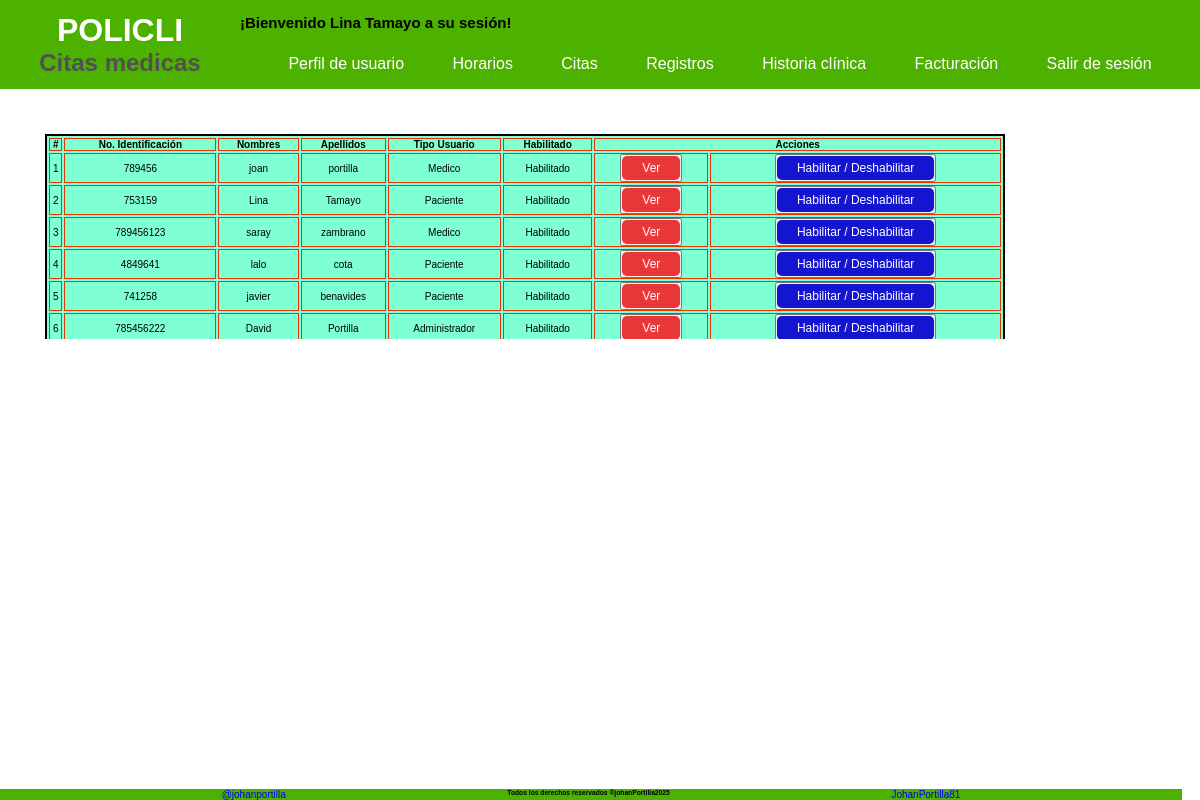
Page /sesion/listar/ (signed in) on the committed database.
### Aplicaciones/Inicio/models.py (models this page shows, shortened)
class CreacionUser(AbstractUser):
    class Tipo_User(models.TextChoices):
        ADMIN = 'Administrador',
        PACIENTE = 'Paciente'
        MEDICO = 'Medico'
        RECEPCION = 'Recepcionista'
    class Tipo_id(models.TextChoices):
        CEDULA = 'Cédula'
        TARJETA_ID= 'Tarjeta Identidad'
        CED_EXT = 'Cédula Extranjería'
        PASAPORTE = 'Pasaporte'
    tipo_id = models.CharField( max_length=20 ,choices = Tipo_id.choices, default = Tipo_id.CEDULA, verbose_name='Tipo de documento'  )
    numero_id = models.PositiveBigIntegerField(null=False, blank=False,  verbose_name='Numero de identificación', unique=True, default=0)
    telefono = models.PositiveBigIntegerField(null= False, blank= False, verbose_name='Teléfono', default=0)
    tipo_usuario = models.CharField(max_length=20, choices = Tipo_User.choices, default = Tipo_User.PACIENTE, verbose_name='Tipo Usuario')
    fecha_actualizacion = models.DateTimeField (auto_now=True, verbose_name='Ultima Actualización')
    nombre_completo= models.CharField(max_length = 100, null=False, blank= False, verbose_name='Nombre completo')
    cambiar_contrasena = models.BooleanField(default=True, verbose_name='Cambiar contraseña')

### Aplicaciones/Inicio/views.py (the view)
@login_required
def listar_cuentas(request):
    data = {
        'titulo':'Listado de cuentas',
        'cuentas': CreacionUser.objects.filter(is_superuser = False)
    }
    return render(request, 'paginas/listado_tabla.html', data)

### templates/paginas/listado_tabla.html
{% extends 'index.html' %}
{% block contenido1 %}
<div style="height: 250px; overflow-y: scroll;">
<table class=" table-admin" style="width:80%; justify-content: center; ">
    <thead>
        <tr>
            <th>#</th>
            <th>No. Identificación</th>
            <th>Nombres</th>
            <th>Apellidos</th>
            <th>Tipo Usuario</th>
            <th>Habilitado</th>
            <th colspan="2">Acciones</th>
        </tr>
    </thead>
    <tbody>
        {% for b1 in cuentas %}
        <tr>
            <td>{{ forloop.counter}}</td>
            <td>{{b1.numero_id}}</td>
            <td>{{b1.first_name}}</td>
            <td>{{b1.last_name}}</td>
            <td>{{b1.tipo_usuario}}</td>
            {% if b1.is_active == True %}
            <td>Habilitado</td>
            {% else %}
            <td>Deshabilitar</td>
            {% endif %}
            <td>
                <button>
                    <a href="{% url 'Perfil_Usuario' b1.id %}?accion=ver" class="btn-primary">Ver</a>
                </button>
            </td>
            <td>
                <button>
                    <a href="{% url 'Perfil_Usuario' b1.id %}?accion=habilitar" class="btn-secundary">Habilitar /
                        Deshabilitar</a>
                </button>
            </td>
        </tr>
        {% endfor %}
    </tbody>
    </table>
</div>
{% endblock %}

### templates/bloques/navbar_sesion.html (shortened to what this page needs)
<header class="header">
    <div class="navbar__container">
        <div>
            <h1 class="navbar__title">
                POLICLI
                <span class="navbar__subtitle">Citas medicas</span>
            </h1>
        </div>
        <div class="navbar-sesion">
            <h2 class="titulo__sesion">¡Bienvenido {{ user.nombre_completo }} a su sesión!</h2>
            <nav class="navbar-sesion__container">
                <ul class="navbar-sesion__list--first">
                    <li class="navbar-sesion__item">
                        <a href="{% url 'Principal' %}" class="navbar__link">Perfil de usuario</a>
                    </li>
                    <li class="navbar-sesion__item">
                        <a href="#" class="navbar__link">Horarios</a>
                    </li>
                    <li class="navbar-sesion__item">
                        <a href="#" class="navbar__link">Citas</a>
                    </li>
                    <li class="navbar-sesion__item"><a href="#" class="navbar__link">Registros</a>
                    </li>
                    <li class="navbar-sesion__item"><a href="#" class="navbar__link">Historia clínica</a>
                    </li>
                    <li class="navbar-sesion__item"><a href="#" class="navbar__link">Facturación</a></li>
                    <li class="navbar-sesion__item">
                        <a href="{% url 'Sesion_Cerrada' %}" class="navbar__link">Salir de sesión</a>
                    </li>
                </ul>
            </nav>
        </div>
    </div>
</header>

### static/css/variables.css (style rules this page uses)
:root { --primary-950: #4DB100; --primary-900: #55B40C; --primary-800: #67BC26; --primary-700: #79C43F; --primary-600: #8BCC59; --primary-500: #9DD472; --primary-400: #AEDB8C; --primary-300: #C0E3A5; --primary-200: #D2EBBF; --primary-100: #EAF3D8; --primary-50: #F6FBF2; --secundary-950:#FED638; --secundary-900:#FED841; --secundary-800:#FEDC55; --secundary-700:#FEE069; --secundary-600:#FEE47D; --secundary-500:#FEE891; --secundary-400:#FEECA5; --secundary-300:#FEF0B9; --secundary-200:#FEF4CD; --secundary-100:#FEF8E1; --secundary-50:#FEFCF5; --white: #fff; --black: #000; --gray-950: #101010; --gray-900: #262626; --gray-800: #3B3B3B; --gray-700: #515151; --gray-600: #676767; --gray-500: #7D7D7D; --gray-400: #929292; --gray-300: #A8A8A8; --gray-200: #BEBEBE; --gray-100: #D4D4D4; --gray-50: #E9E9E9; --main-font: Helvetica, Arial, sans-serif; --fs-xxxxl: 8.0rem; --fs-xxxl: 6.4rem; --fs-xxl: 4.8rem; --fs-xl: 4.0rem; --fs-lg: 3.2rem; --fs-md: 2.4rem; --fs-sm: 2.0rem; --fs-xs: 1.6rem; --fs-xxs: 1.4rem; --fs-xxxs: 1.2rem; }

### static/css/body.css (style rules this page uses)
html { margin: 0; box-sizing: border-box; font-size: 62.5%; }
* { padding: 0; margin: 0; box-sizing: border-box; font-family: var(--main-font); }
body { display: flex; flex-direction: column; }

### static/css/inicio.css (style rules this page uses)
.navbar__container { background-color: var(--primary-950); position: sticky; display: grid; grid-template-columns: repeat(2, 20% 80%); }
.navbar__title { margin: 0; color: var(--white); padding: 12px; font-size: var(--fs-lg); text-align: center; display: flex; flex-direction: column; }
.navbar__subtitle { font-size: var(--fs-md); color: var(--gray-700); }
.navbar__link { text-decoration: none; color: var(--white); font-size: var(--fs-xs); transition: color 0.3s ease; display: flex; }
.navbar-sesion { display: flex; flex-direction: column; justify-content: end; gap: 8px; }
.navbar-sesion__list--first { list-style: none; padding: 8px; margin: 0; display: flex; position: relative; justify-content: space-evenly; }
.navbar-sesion__item { position: relative; display: inline-block; padding: 8px; }

### static/css/tablas.css (style rules this page uses)
.table-admin { margin: 45px; text-align: center; border: 2px solid; background-color: aquamarine; }
th, td { border: 1px solid rgb(231, 52, 7); }
[class^="btn-"] { border: none; padding: 5px 20px; text-align: center; text-decoration: none; display: inline-block; font-size: var(--fs-xxxs); cursor: pointer; border-radius: 5px; }
.btn-primary { background-color: rgb(233, 56, 56); color: white; }
.btn-secundary { background-color: rgb(19, 22, 206); color: white; }

### rows in the picture
CreacionUser: nombre_completo "Lina Tamayo", numero_id "753159", first_name "Lina", last_name "Tamayo", tipo_usuario "Paciente", is_active "Habilitado"
CreacionUser: numero_id "789456", first_name "joan", last_name "portilla", tipo_usuario "Medico", is_active "Habilitado"
CreacionUser: numero_id "789456123", first_name "saray", last_name "zambrano", tipo_usuario "Medico", is_active "Habilitado"
CreacionUser: numero_id "4849641", first_name "lalo", last_name "cota", tipo_usuario "Paciente", is_active "Habilitado"
CreacionUser: numero_id "741258", first_name "javier", last_name "benavides", tipo_usuario "Paciente", is_active "Habilitado"
CreacionUser: numero_id "785456222", first_name "David", last_name "Portilla", tipo_usuario "Administrador", is_active "Habilitado"
